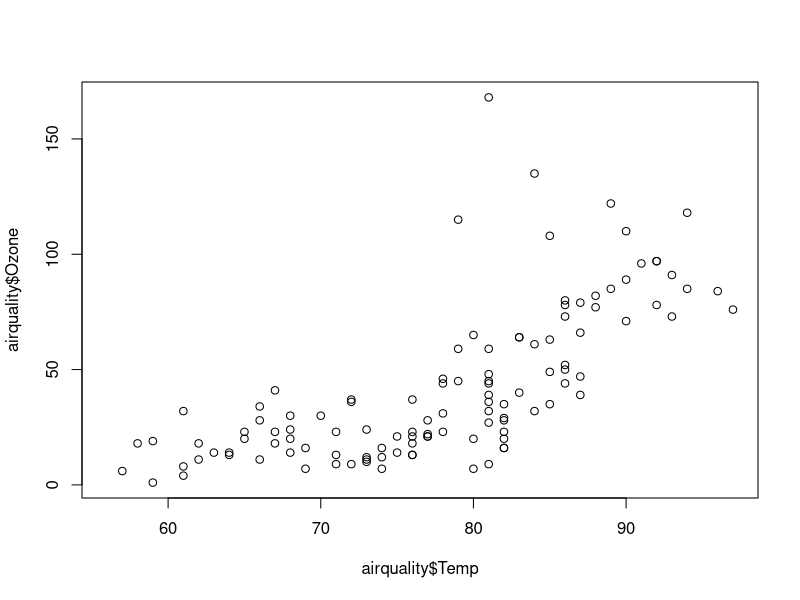
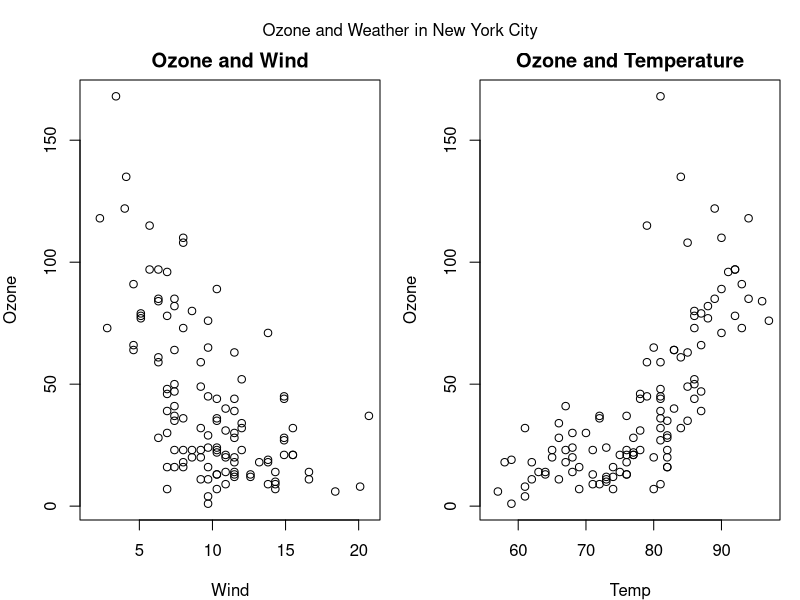
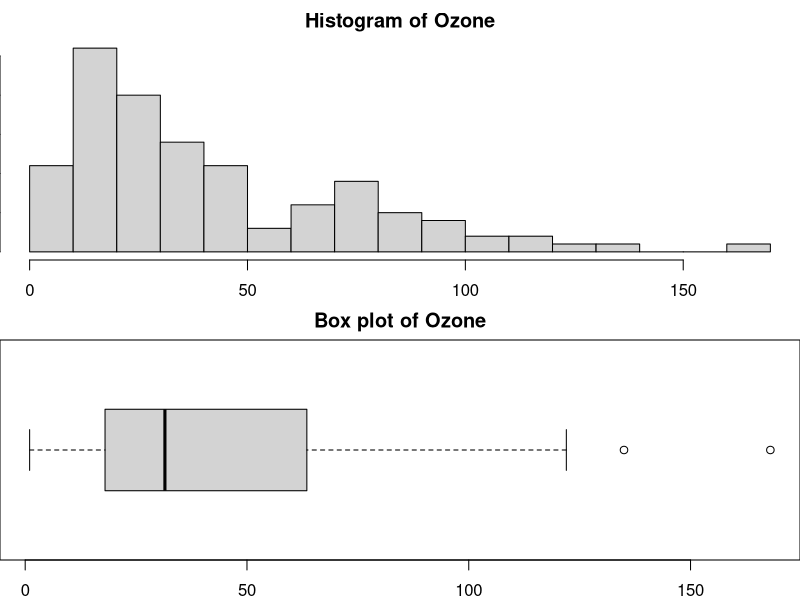
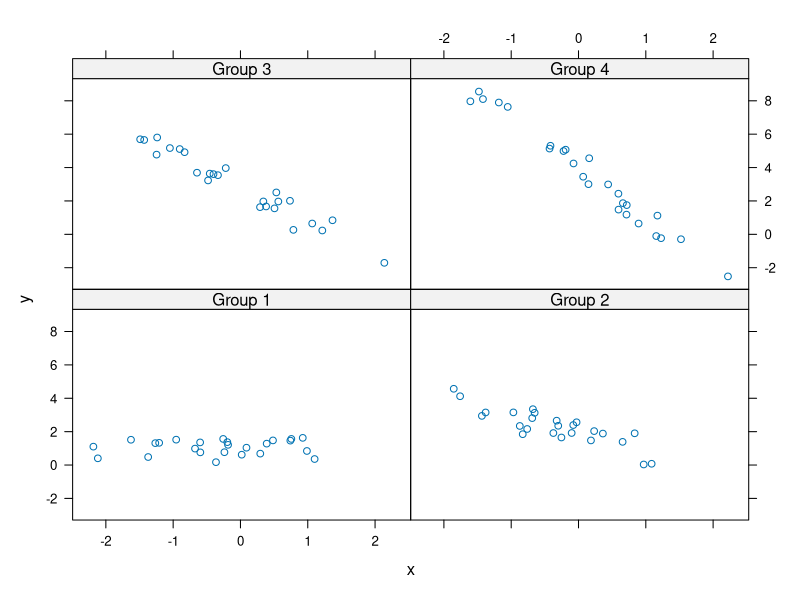
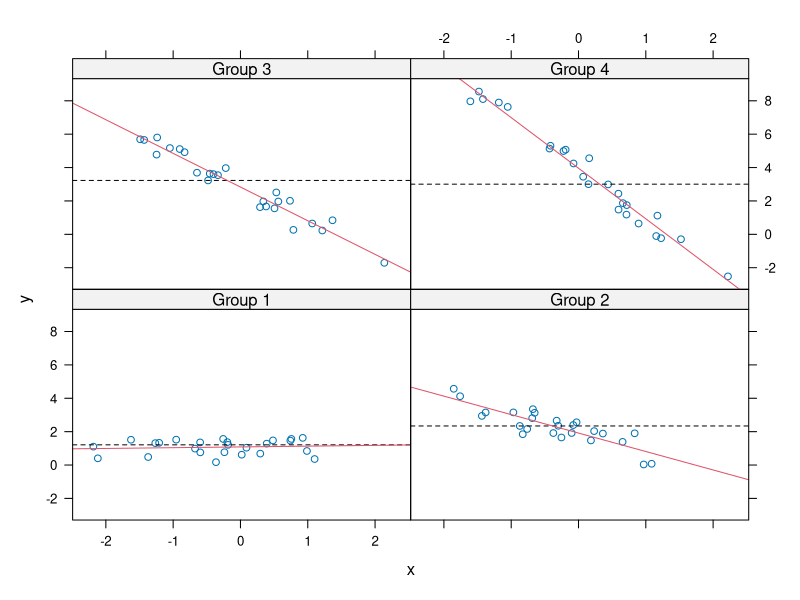
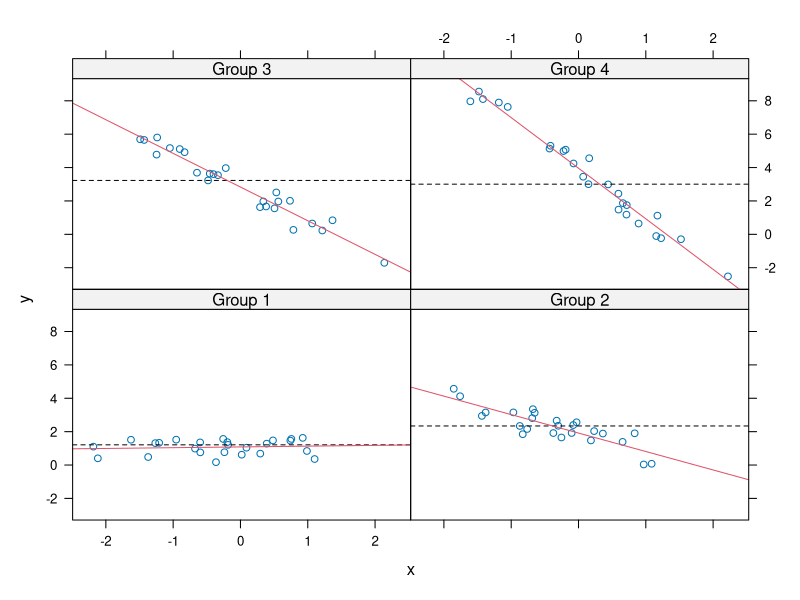
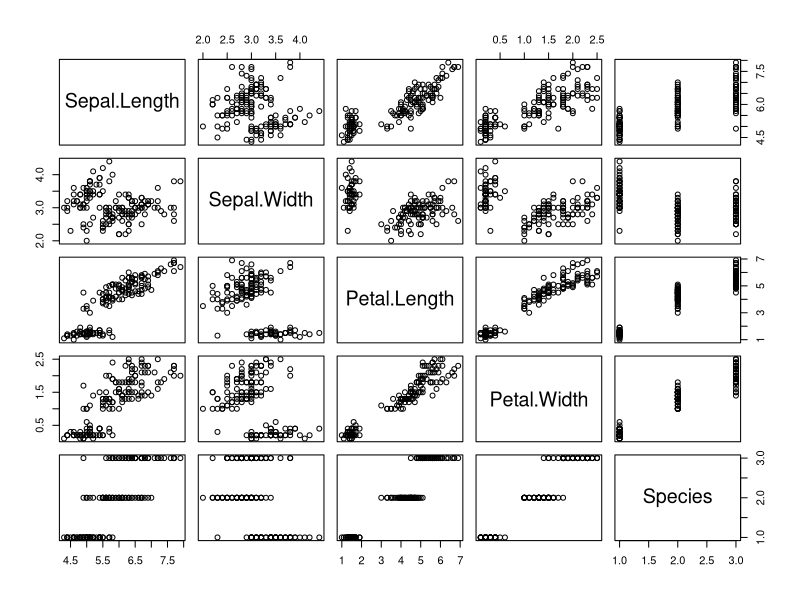
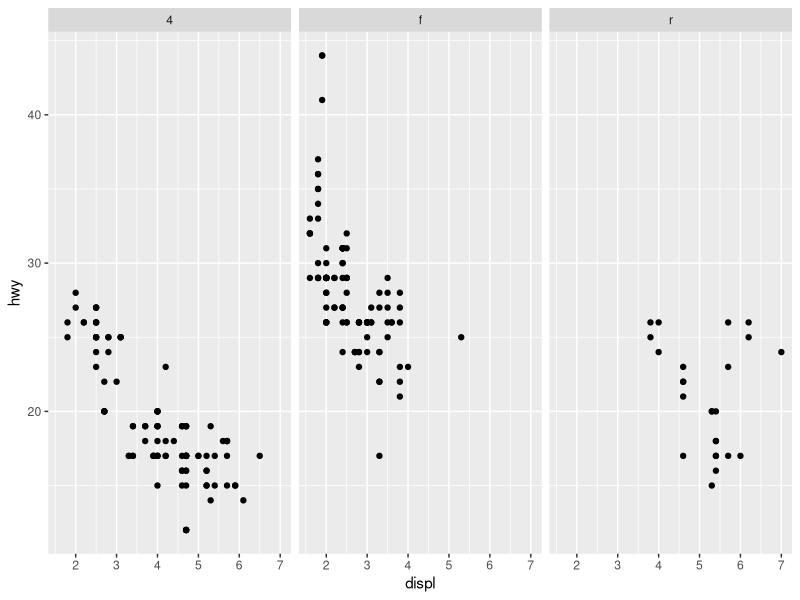

The R source for these figures, in order:
## ---- chunk 1
library(datasets)
## scatter plot
plot(x = airquality$Temp, y = airquality$Ozone)
## ---- chunk 2
## par() function is used to specify global graphics parameters that affect all plots in an R session.
## Type ?par to see all parameters
par(mfrow = c(1, 2), mar = c(4, 4, 2, 1), oma = c(0, 0, 2, 0))
with(airquality, {
	plot(Wind, Ozone, main="Ozone and Wind")
	plot(Temp, Ozone, main="Ozone and Temperature")
	mtext("Ozone and Weather in New York City", outer=TRUE)})
## ---- chunk 3
## png(filename = 'plot1.png', width = 480, height = 480, units = 'px')
## plot(x, y)
## dev.off()
## ---- chunk 4
## the layout
par(mfrow = c(2, 1), mar = c(2, 0, 2, 0), oma = c(0, 0, 0, 0))
## histogram at the top
hist(airquality$Ozone, breaks=12, main = "Histogram of Ozone")
## box plot below for comparison
boxplot(airquality$Ozone, horizontal=TRUE, main = "Box plot of Ozone")
## ---- chunk 5
library(lattice) # need to load the lattice library
set.seed(10) # set the seed so our plots are the same
x <- rnorm(100)
f <- rep(1:4, each = 25) # first 25 elements are 1, second 25 elements are 2, ...
y <- x + f - f * x+ rnorm(100, sd = 0.5)
f <- factor(f, labels = c("Group 1", "Group 2", "Group 3", "Group 4"))
# first 25 elements are in Group 1, second 25 elements are in Group 2, ...
xyplot(y ~ x | f)
## ---- chunk 6
xyplot(y ~ x | f, panel = function(x, y, ...) {
    # call the default panel function for xyplot
    panel.xyplot(x, y, ...)
    # adds a horizontal line at the median
    panel.abline(h = median(y), lty = 2)
    # overlays a simple linear regression line
    panel.lmline(x, y, col = 2) 
})
## ---- chunk 7
xyplot(y ~ x | f, panel = function(x, y, ...) {
    # call the default panel function for xyplot
    panel.xyplot(x, y, ...)
    # adds a horizontal line at the median
    panel.abline(h = median(y), lty = 2)
    # overlays a simple linear regression line
    panel.lmline(x, y, col = 2) 
})
## ---- chunk 8
pairs(iris) ## iris is a data set in R
## ---- chunk 9
library(ggplot2) ## need to install and load this library
qplot(displ, hwy, data = mpg, facets = .~drv)
## ---- chunk 10
library(ggplot2) ## need to install and load this library
g <- ggplot(iris, aes(Sepal.Length, Sepal.Width)) ## this would not show you add plot
## ---- chunk 11
g + geom_point() + geom_smooth(method = "lm") + facet_grid(. ~ Species)
## ---- chunk 12
g <- g + geom_point() + geom_smooth(method = "lm") + facet_grid(. ~ Species)  
g + ggtitle("Sepal length vs. width for different species") + theme_bw() ## verb
